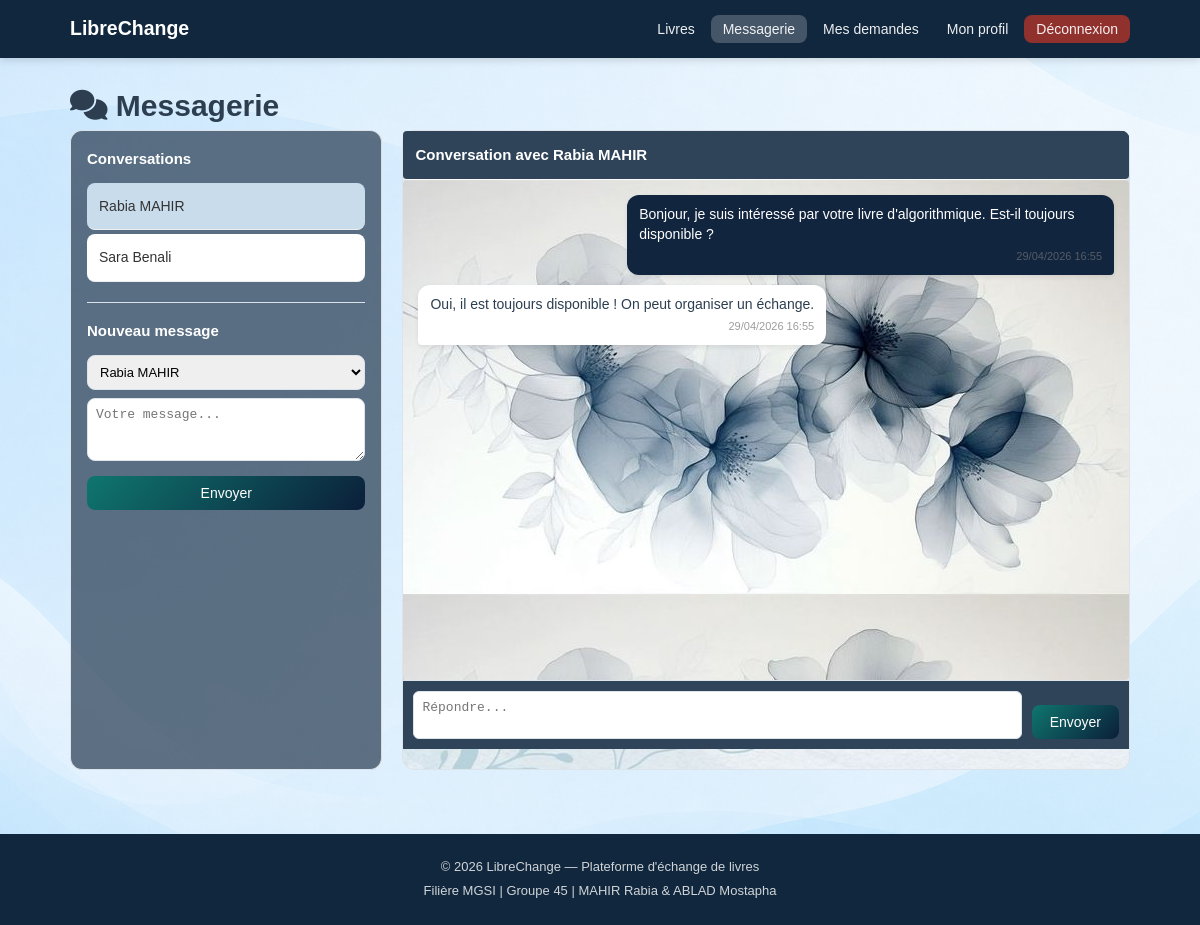
The page /pages/messages.php?destinataire=2 (signed in) on the database its author committed.
### tables this page shows
CREATE TABLE `utilisateurs`
(
    `id`               int(11) NOT NULL,
    `login`            varchar(50)  NOT NULL,
    `mot_de_passe`     varchar(255) NOT NULL,
    `nom`              varchar(100) NOT NULL,
    `prenom`           varchar(100) NOT NULL,
    `email`            varchar(150) NOT NULL,
    `role`             enum('admin','etudiant') DEFAULT 'etudiant',
    `photo`            varchar(255) DEFAULT 'images/default-user1.jfif',
    `date_inscription` datetime     DEFAULT current_timestamp()
);

CREATE TABLE `messages` (
  `id` int(11) NOT NULL,
  `expediteur_id` int(11) NOT NULL,
  `destinataire_id` int(11) NOT NULL,
  `livre_id` int(11) DEFAULT NULL,
  `contenu` text NOT NULL,
  `lu` tinyint(1) DEFAULT 0,
  `date_envoi` datetime DEFAULT current_timestamp()
);

### config.php (called while the page is built, shortened)
<?php
function h($str) {
    return htmlspecialchars($str ?? '', ENT_QUOTES, 'UTF-8');
}
?>

### pages/messages.php (the view, shortened to what this page needs)
<?php
require_once '../config.php';
$destinataire_id = intval($_GET['destinataire'] ?? 0);
$stmtConv = $pdo->prepare("
    SELECT u.id, u.nom, u.prenom,
           COUNT(CASE WHEN m.lu=0 AND m.destinataire_id=? THEN 1 END) AS non_lus,
           MAX(m.date_envoi) AS dernier_msg
    FROM messages m
    JOIN utilisateurs u ON (u.id = CASE WHEN m.expediteur_id=? THEN m.destinataire_id ELSE m.expediteur_id END)
    WHERE m.expediteur_id=? OR m.destinataire_id=?
    GROUP BY u.id ORDER BY dernier_msg DESC
");
$stmtConv->execute([$_SESSION['user_id'], $_SESSION['user_id'], $_SESSION['user_id'], $_SESSION['user_id']]);
$conversations = $stmtConv->fetchAll();
$messages_conv = [];
$interlocuteur = null;
if ($destinataire_id) {
    $stmtU = $pdo->prepare("SELECT * FROM utilisateurs WHERE id = ?");
    $stmtU->execute([$destinataire_id]);
    $interlocuteur = $stmtU->fetch();
    $stmtM = $pdo->prepare("
        SELECT m.*, u.nom, u.prenom FROM messages m
        JOIN utilisateurs u ON u.id = m.expediteur_id
        WHERE (m.expediteur_id=? AND m.destinataire_id=?)
           OR (m.expediteur_id=? AND m.destinataire_id=?)
        ORDER BY m.date_envoi ASC
    ");
    $stmtM->execute([$_SESSION['user_id'], $destinataire_id, $destinataire_id, $_SESSION['user_id']]);
    $messages_conv = $stmtM->fetchAll();
    $pdo->prepare("UPDATE messages SET lu=1 WHERE destinataire_id=? AND expediteur_id=?")->execute([$_SESSION['user_id'], $destinataire_id]);
}
$stmtEtud = $pdo->prepare("SELECT id, nom, prenom FROM utilisateurs WHERE id != ? AND role='etudiant' ORDER BY nom");
$stmtEtud->execute([$_SESSION['user_id']]);
$etudiants = $stmtEtud->fetchAll();
require_once '../includes/header.php';
?>
<div class="container">
    <h1><i class="fa-solid fa-comments"></i> Messagerie</h1>
    <div class="messagerie-layout">
        <div class="conv-sidebar">
            <h3>Conversations</h3>
            <?php if (empty($conversations)): ?>
                <p class="empty-msg">Aucune conversation.</p>
            <?php else: ?>
                <?php foreach ($conversations as $conv): ?>
                    <a href="messages.php?destinataire=<?= $conv['id'] ?>"
                       class="conv-item <?= $destinataire_id == $conv['id'] ? 'active' : '' ?>">
                        <span class="conv-name"><?= h($conv['prenom'] . ' ' . $conv['nom']) ?></span>
                    </a>
                <?php endforeach; ?>
            <?php endif; ?>
            <div class="new-msg-section">
                <h3>Nouveau message</h3>
                <form method="POST" action="messages.php">
                    <select name="destinataire_id" required>
                        <?php foreach ($etudiants as $et): ?>
                            <option value="<?= $et['id'] ?>" <?= $destinataire_id == $et['id'] ? 'selected' : '' ?>>
                                <?= h($et['prenom'] . ' ' . $et['nom']) ?>
                            </option>
                        <?php endforeach; ?>
                    </select>
                    <textarea name="contenu" rows="3" placeholder="Votre message..." required></textarea>
                    <button type="submit" class="btn btn-primary btn-full">Envoyer</button>
                </form>
            </div>
        </div>
        <div class="messages-zone">
            <?php if ($interlocuteur): ?>
                <div class="messages-header">
                    <h3>Conversation avec <?= h($interlocuteur['prenom'] . ' ' . $interlocuteur['nom']) ?></h3>
                </div>
                <div class="messages-list">
                    <?php if (empty($messages_conv)): ?>
                        <p class="empty-msg">Aucun message. Commencez la conversation !</p>
                    <?php else: ?>
                        <?php foreach ($messages_conv as $m): ?>
                            <div class="message-bubble <?= $m['expediteur_id'] == $_SESSION['user_id'] ? 'sent' : 'received' ?>">
                                <p class="msg-content"><?= h($m['contenu']) ?></p>
                                <span class="msg-time"><?= date('d/m/Y H:i', strtotime($m['date_envoi'])) ?></span>
                            </div>
                        <?php endforeach; ?>
                    <?php endif; ?>
                </div>
                <form method="POST" action="messages.php?destinataire=<?= $destinataire_id ?>" class="reply-form">
                    <textarea name="contenu" rows="2" placeholder="Répondre..." required></textarea>
                    <button type="submit" class="btn btn-primary">Envoyer</button>
                </form>
            <?php else: ?>
                <div class="no-conv">
                    <p>Sélectionnez une conversation ou envoyez un nouveau message.</p>
                </div>
            <?php endif; ?>
        </div>
    </div>
</div>
<?php require_once '../includes/footer.php'; ?>

### rows shown on the page
utilisateurs: prenom+nom "Rabia MAHIR"
utilisateurs: prenom+nom "Sara Benali"
messages: contenu "Bonjour, je suis intéressé par votre livre d'algorithmique. Est-il toujours disponible ?", date_envoi "29/04/2026 16:55"
messages: contenu "Oui, il est toujours disponible ! On peut organiser un échange.", date_envoi "29/04/2026 16:55"

### other values the page prints
SITE_NAME "LibreChange"
form field destinataire_id "Rabia MAHIR"
